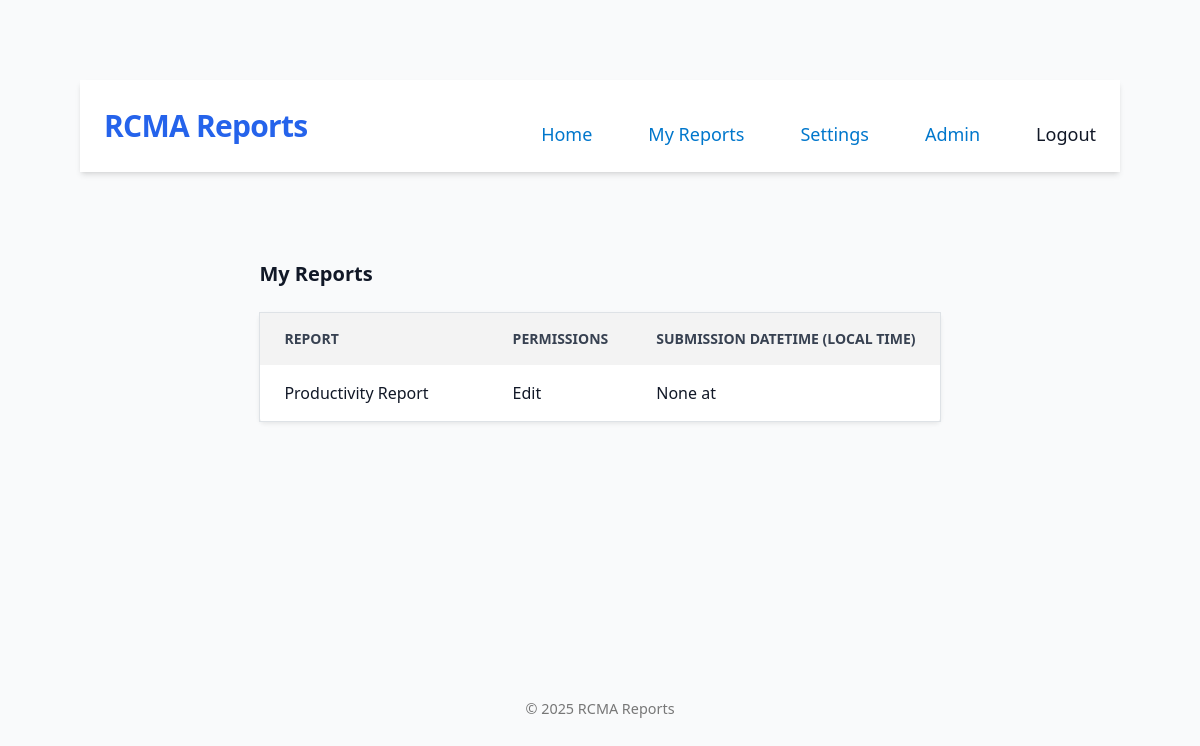
Page /reports/ (signed in) on the earlier database version.
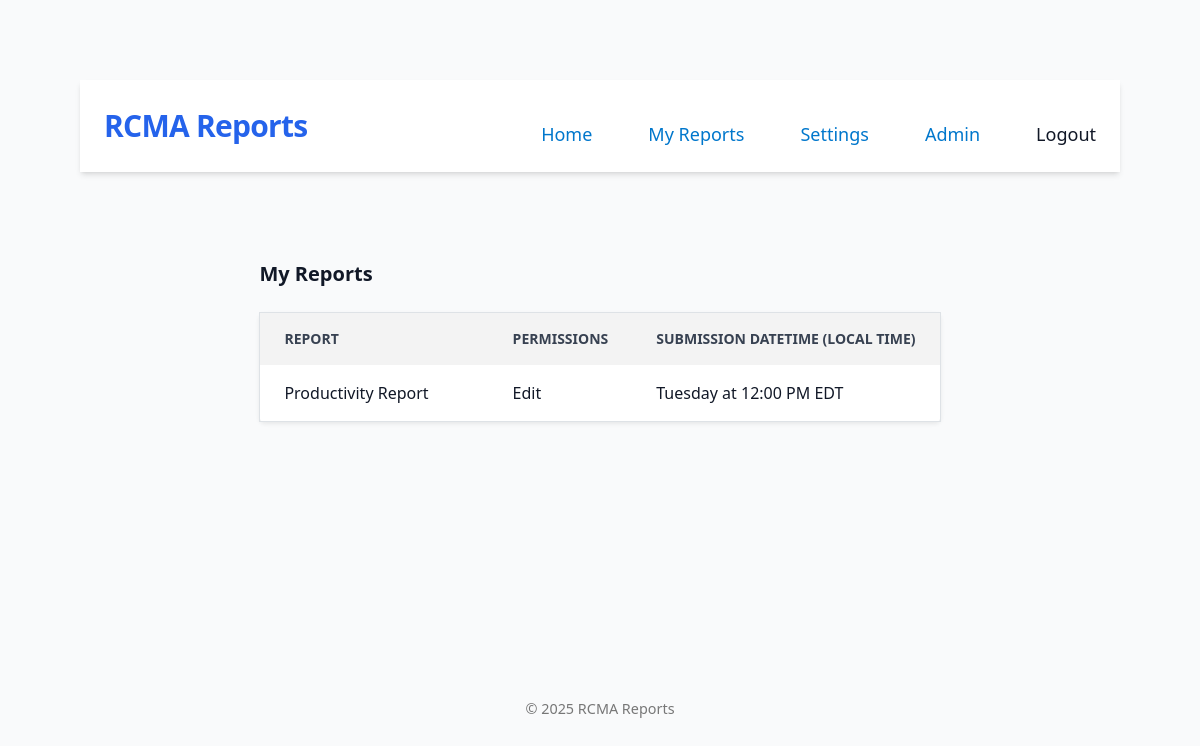
Same page on the later database version.
### core/models.py (models this page shows, shortened)
class UserReportAccess(models.Model):
    ROLE_CHOICES = [("view","View"), ("edit","Edit"), ("owner","Owner")]
    user   = models.ForeignKey(User,   on_delete=models.CASCADE, related_name="report_links")       # user -> reports
    report = models.ForeignKey(Report, on_delete=models.CASCADE, related_name="user_links")        # report -> users
    role = models.CharField(max_length=10, choices=ROLE_CHOICES, default="edit")
    granted_at = models.DateTimeField(auto_now_add=True)
    expires_at = models.DateTimeField(null=True, blank=True)
    class Meta:
        constraints = [
            models.UniqueConstraint(
                fields=["user", "report"], name="uniqe_user_report_access"
            )
        ]
        indexes = [
            models.Index(fields=["user", "report"]),
            models.Index(fields=["report", "user"]),
        ]

class Report(models.Model):
    REPORT_CADENCE_CHOICES = [
        ("Daily", "Daily"),
        ("Weekly", "Weekly"),
        ("Monthly", "Monthly"),
    ]
    DAYS_OF_WEEK_CHOICES = [
        (0, "Monday"),
        (1, "Tuesday"),
        (2, "Wednesday"),
        (3, "Thursday"),
        (4, "Friday"),
        (5, "Saturday"),
        (6, "Sunday"),
    ]
    name = models.CharField(max_length=200, unique=True)
    slug = models.SlugField(unique=True)
    description = models.TextField(blank=True)
    cadence = models.CharField(max_length=20, choices=REPORT_CADENCE_CHOICES)
    day_of_week_deadline = models.IntegerField(
        choices=DAYS_OF_WEEK_CHOICES, blank=True, null=True
    )
    time_deadline = models.ForeignKey(
        TimeSlot,
        on_delete=models.SET_NULL,
        null=True,
        blank=True,
        help_text="Time of day (WITH RESPECT TO YOUR TIME ZONE) the report should be updated by.",
    )
    users = models.ManyToManyField(
        User,
        through="UserReportAccess",
        related_name="accessible_reports",
        blank=True,
    )
    class Meta:
        ordering = ["name"]
    def next_deadline_est(self, from_dt=None):
        if not self.time_deadline:
            return None
        now_est = (from_dt or timezone.now()).astimezone(REPORT_TIME_ZONE)
        hour   = self.time_deadline.time.hour
        minute = self.time_deadline.time.minute
        base_today = now_est.replace(hour=hour, minute=minute, second=0, microsecond=0)
        if self.cadence == "Weekly" and self.day_of_week_deadline is not None:
            delta = (int(self.day_of_week_deadline) - now_est.weekday()) % 7
            candidate = base_today + timedelta(days=delta)
            if delta == 0 and now_est > candidate:
                candidate += timedelta(days=7)
            return candidate
        return base_today if now_est <= base_today else base_today + timedelta(days=1)
    def deadline_for_user(self, user, from_dt=None):
        est_dt = self.next_deadline_est(from_dt)
        if not est_dt:
            return None
        user_tz = ZoneInfo(getattr(getattr(user, "profile", None), "timezone", "UTC"))
        return est_dt.astimezone(user_tz)

### core/views.py (the view)
# urls.py: path("reports/", views.my_reports, name="my_reports"),
@login_required
def my_reports(request):
    profile, _ = UserProfile.objects.get_or_create(user=request.user)
    user_tz = profile.timezone or "UTC-5" # EST BY DEFAULT
    qs = (
        UserReportAccess.objects
        .select_related("report", "report__time_deadline")
        .filter(user=request.user)
        .order_by("report__name")
    )
    logger.error(qs)
    accesses = list(qs)
    for access in accesses:
        access.local_deadline = access.report.deadline_for_user(request.user)
    pageinator = Paginator(accesses, 25)
    page = request.GET.get("page") or 1
    page_obj = pageinator.get_page(page)
    return render(request, "core/my_reports.html", {"page_obj" : page_obj})

### core/templates/core/my_reports.html (shortened to what this page needs)
{% extends "core/base.html" %}
{% block content %}
<h2 class="text-xl font-semibold mb-4">My Reports</h2>
{% if page_obj.object_list %}
  <table class="min-w-full bg-white rounded-md shadow-sm border border-gray-200">
    <thead class="bg-gray-100 text-gray-700 uppercase text-sm">
      <tr>
        <th class="py-3 px-6 text-left">Report</th>
        <th class="py-3 px-6 text-left">Permissions</th>
        <th class="py-3 px-6 text-left"> Submission DateTime (local time)</th>
      </tr>
    </thead>
    <tbody class="divide-y divide-gray-200">
      {% for access in page_obj.object_list %}
      <tr class="hover:bg-gray-50">
        <td class="py-3 px-6">{{ access.report.name }}</td>
        <td class="py-3 px-6">{{ access.get_role_display }}</td>
        <td class="py-3 px-6">{{ access.report.get_day_of_week_deadline_display }}
                              at
                              {{ access.local_deadline|time:"g:i A T" }}
        </td>
      </tr>
      {% endfor %}
    </tbody>
  </table>
{% else %}
  <p class="text-gray-600 mt-4">You don’t have access to any reports yet.</p>
{% endif %}
{% endblock %}

Differences in the rows shown:
changed through a linked row, UserReportAccess "Edit": report.day_of_week_deadline "None" → "Tuesday"; local_deadline (not shown) → "12:00 PM EDT"
